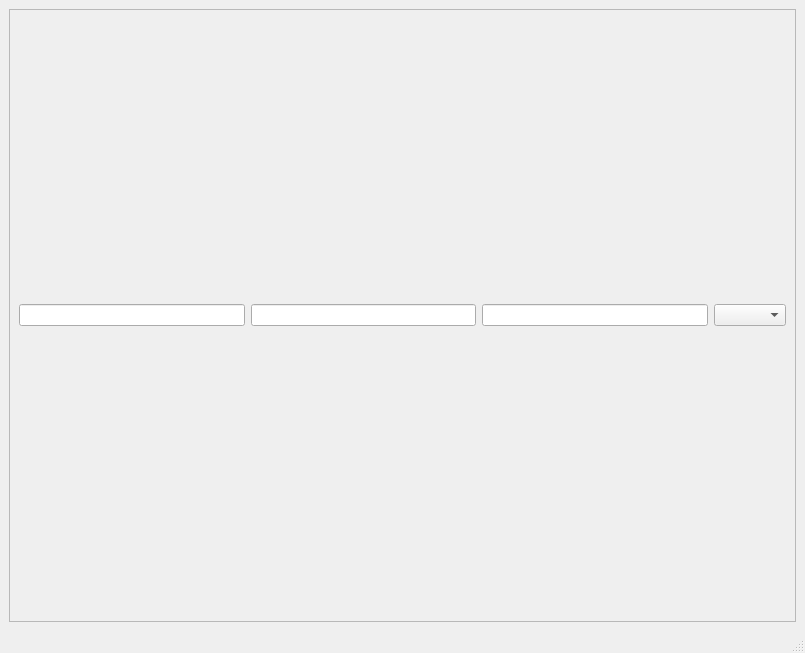
<?xml version="1.0" encoding="UTF-8"?>
<ui version="4.0">
 <class>MainWindow</class>
 <widget class="QMainWindow" name="MainWindow">
  <property name="geometry">
   <rect>
    <x>0</x>
    <y>0</y>
    <width>805</width>
    <height>653</height>
   </rect>
  </property>
  <property name="windowTitle">
   <string>MainWindow</string>
  </property>
  <widget class="QWidget" name="centralwidget">
   <layout class="QGridLayout" name="gridLayout">
    <item row="0" column="0">
     <widget class="QFrame" name="frame">
      <property name="frameShape">
       <enum>QFrame::StyledPanel</enum>
      </property>
      <property name="frameShadow">
       <enum>QFrame::Raised</enum>
      </property>
      <layout class="QGridLayout" name="gridLayout_2">
       <item row="0" column="0">
        <widget class="QLineEdit" name="lineEdit"/>
       </item>
       <item row="0" column="1">
        <widget class="QLineEdit" name="lineEdit_2"/>
       </item>
       <item row="0" column="2">
        <widget class="QLineEdit" name="lineEdit_3"/>
       </item>
       <item row="0" column="3">
        <widget class="QComboBox" name="comboBox"/>
       </item>
      </layout>
     </widget>
    </item>
   </layout>
  </widget>
  <widget class="QMenuBar" name="menubar">
   <property name="geometry">
    <rect>
     <x>0</x>
     <y>0</y>
     <width>805</width>
     <height>26</height>
    </rect>
   </property>
  </widget>
  <widget class="QStatusBar" name="statusbar"/>
 </widget>
 <resources/>
 <connections/>
</ui>
